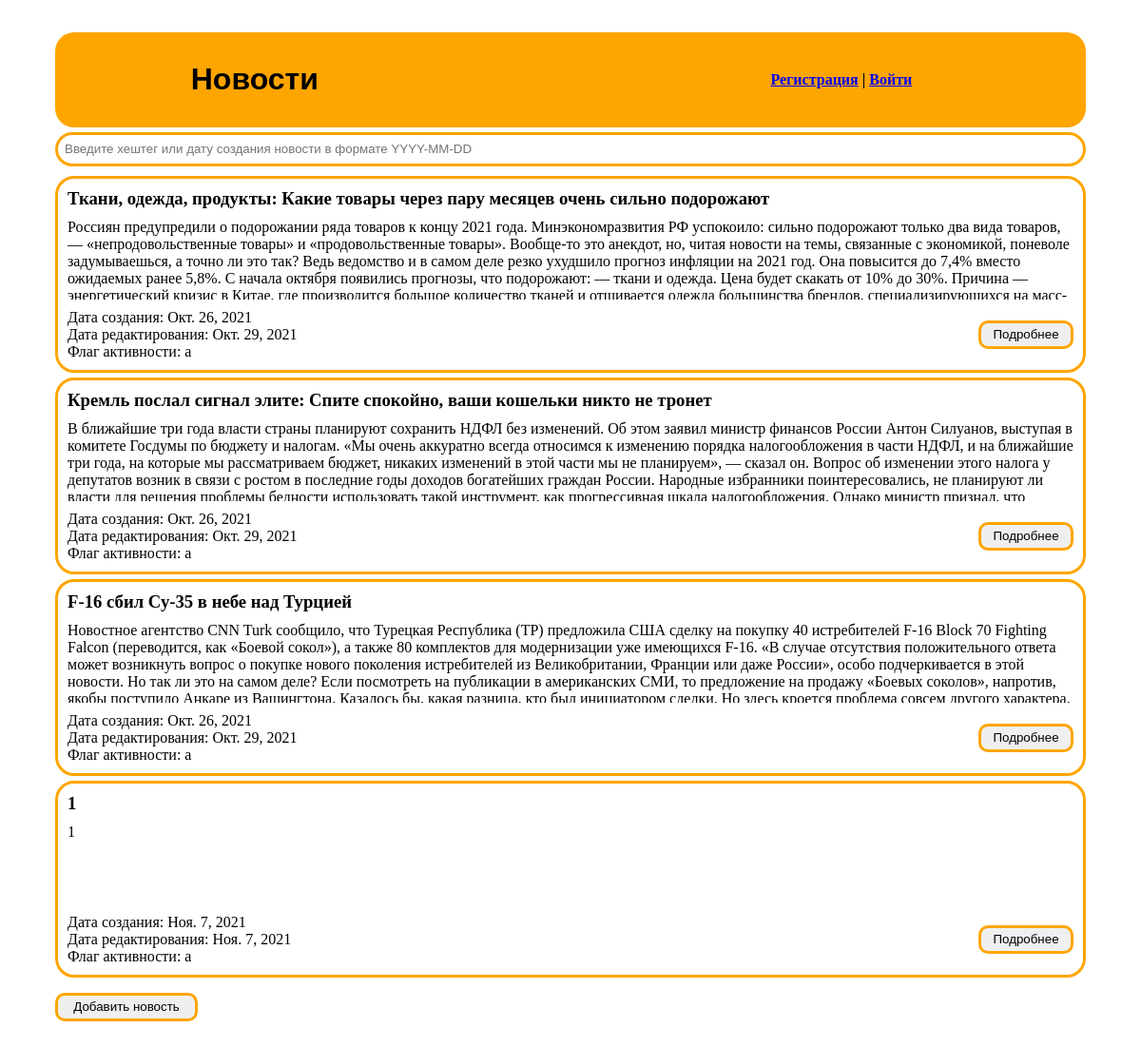
The app's page /, older data.
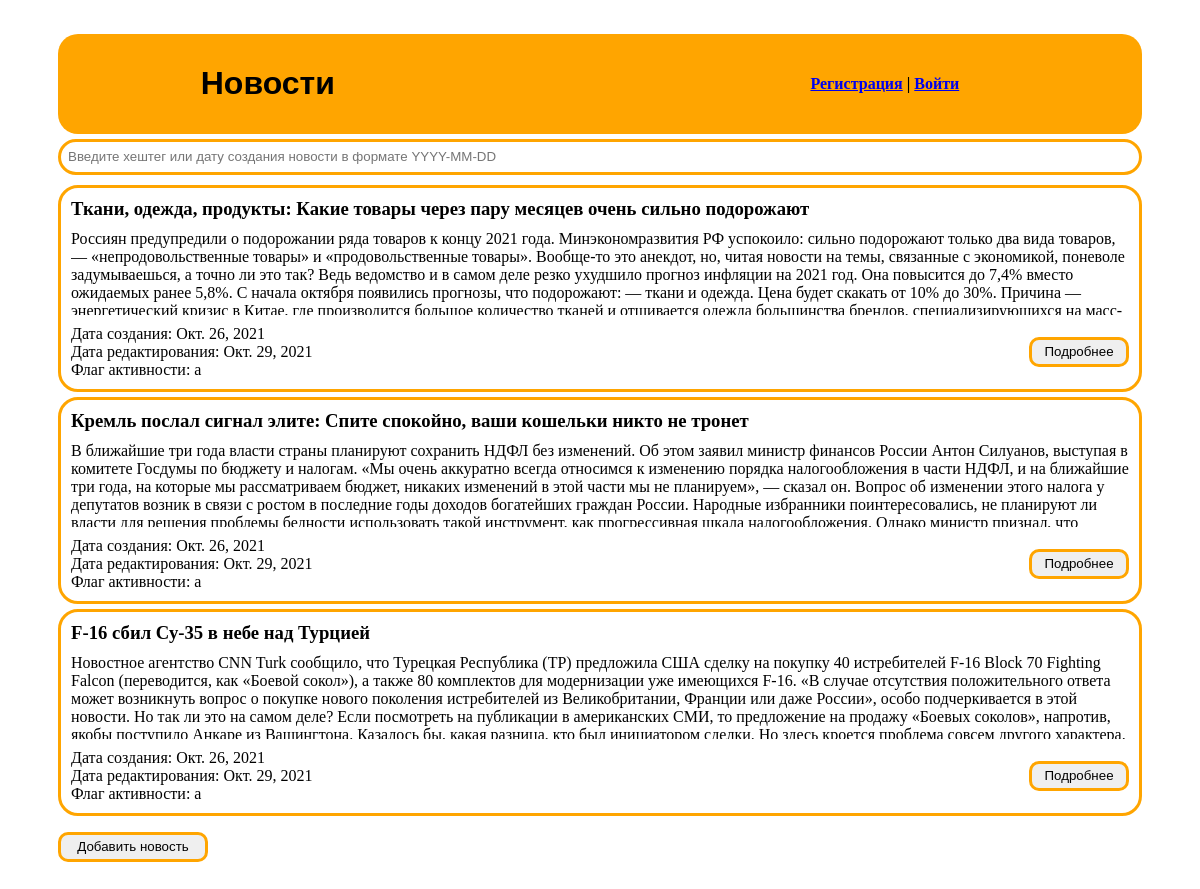
The same page, newer data.
### app_news/models.py (models this page shows, shortened)
class News(models.Model):
    STATUS_CHOICES = [
        ('a', 'active'),
        ('n', 'not_active')
    ]
    title = models.CharField(max_length=500, db_index=True, verbose_name='Заголовок')
    content = models.TextField(max_length=3000, default='', verbose_name='Новость')
    created_at = models.DateField(auto_now_add=True, verbose_name='Дата создания')
    updated_at = models.DateField(auto_now=True, verbose_name='Дата редактирования')
    flag_active = models.CharField(max_length=1, choices=STATUS_CHOICES, default='n', verbose_name='Флаг активности')
    class Meta:
        db_table = 'news'
        ordering = ['created_at']
        verbose_name_plural = 'Новости'  # Переименовываем в админ-панели название таблицы с News на Новости

### app_news/views.py (the view)
# urls.py: path('', NewsViews.as_view(), name='news'),
class NewsViews(ListView):
    model = News
    template_name = "news/news_list.html"
    queryset = News.objects.filter(flag_active='a')

### app_news/templates/news/news_list.html (shortened to what this page needs)
<!DOCTYPE html>
<html lang="en">
<head>
</head>
<body style="padding: 10px 50px;">
    {% if news_list %}
    <ul style="list-style-type: none; padding-inline-start: 0px;">
        <li>
            <ul style="display: flex; justify-content: space-around; align-items: center; flex-direction: row;  background-color: orange; min-height: 20px;
            min-width: 500px; margin-bottom: 5px; padding: 10px; border-radius: 20px; list-style-type: none">
            <li>
                <h1 style="padding-left: 10px; padding-right: 180px; display: inline-block; font-family: Arial;">Новости</h1>
            </li>
            <li style="display: block; align-items: center; padding: 0px 50px;">
                {% if request.user.is_authenticated %}
                    <h3 style="margin-right: 10px">Добро пожаловать на сайт, {{ request.user.username }}!</h3>
                    <div style="width: 200px; display: flex; justify-content: space-around">
                        <a href="{% url 'user_detail' request.user.id %}">Личный кабинет</a>
                        <a href="{% url 'logout' %}">Выйти</a>
                    </div>
                {% else %}
                    <b>
                        <a href="{% url 'register' %}">Регистрация</a> | <a href="{% url 'login' %}">Войти</a>
                    </b>
                {% endif %}
            </li>
        </ul>
            <form style="border: 3px solid orange; border-radius: 20px;
            min-width: 500px; height: 20px; margin-bottom: 10px; padding: 5px"
                  action="{% url 'filter_news' %}" method="get">
              <input style="border: none; min-width: 500px; height: 15px;"
                     name="q" type="text" placeholder="Введите хештег или дату создания новости в формате YYYY-MM-DD">
            </form>
        </li>
        {% for i in news_list %}
        <li style="min-height: 20px; margin-bottom: 5px; padding: 10px;
        border: 3px solid orange; border-radius: 20px; min-width: 500px;">
            <div style="display: block; margin-bottom: 10px; min-width: 100px;">
                <h3 style="margin: 0">
                    {{ i.title }}
                </h3>
            </div>
            <div style="display: block; margin-bottom: 10px; height: 85px; min-width: 200p; overflow: hidden">
                <p style="margin: 0; min-width: 500px;">{{ i.content }}</p>
            </div>
            <div style="display: flex; justify-content: center; align-items: center;">
                <div style="display: inline-block; width: 50%">
                    <div style="display: block; width: 250px">
                    <span>Дата создания: </span>
                    {{ i.created_at }}
                    </div>
                    <div style="display: block; width: 250px">
                    <span>Дата редактирования: </span>
                    {{ i.updated_at }}
                    </div>
                    <div style="display: block; width: 250px">
                    <span>Флаг активности: </span>
                    {{ i.flag_active }}
                    </div>
                </div>
                <div style="display: flex; justify-content: flex-end; width: 50%">
                    <div style="display: inline-block; width: 100px; margin: 0; padding: 0; vertical-align: center;">
                        <form action="{% url 'comment_news' i.id %}" method="get">
                            <button type="submit" style="height:30px; width:100px; border-radius: 10px;
                            border: 3px solid orange;">Подробнее</button>
                        </form>
                    </div>
                </div>
            </div>
        </li>
        {% endfor %}
    </ul>
    <div>
        <ul style="display: flex; padding: 0; list-style-type: none">
            <li>
                <form action="add_news/" method="get">
                    <button type="submit" style="height:30px; width:150px; border-radius: 10px;
                    border: 3px solid orange;">Добавить новость</button>
                </form>
            </li>
        </ul>
    </div>
    {% else %}
        <p> Новостей нет </p>
    {% endif %}
</body>
</html>

Row changes from the older to the newer data that the page shows:
removed News: title "1", content "1", created_at "Ноя. 7, 2021", updated_at "Ноя. 7, 2021", flag_active "a"
